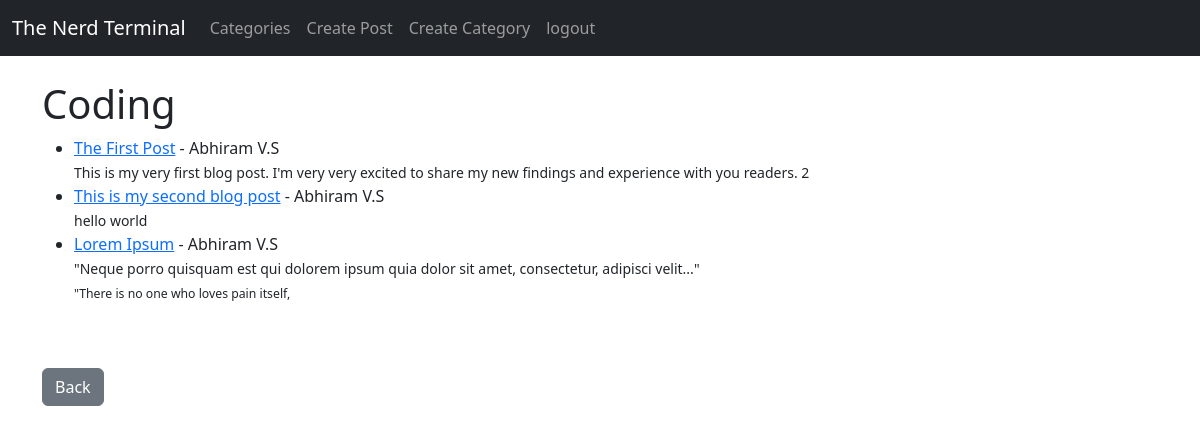
Page /category/coding/ (signed in) on the committed database.
### myblog/models.py (models this page shows, shortened)
class Post(models.Model):
    title = models.CharField(max_length=255)
    title_tag = models.CharField(max_length=255)
    author = models.ForeignKey(User, on_delete=models.CASCADE)
    body = models.TextField()
    post_date = models.DateField(auto_now_add=True)
    category = models.CharField(max_length=100, default='coding')
    likes = models.ManyToManyField(User, related_name='blog_post')

### myblog/views.py (the view)
# urls.py: path('category/<str:cats>/', CategoryView, name="category"),
def CategoryView(request, cats):
    category_posts = Post.objects.filter(category=cats.replace('-', ' '))
    return render(request, 'categories.html', {'cats': cats.replace('-', ' ').title(), 'category_posts':category_posts})

### myblog/templates/categories.html (shortened to what this page needs)
{% extends 'base.html' %}
{% block content %}
    {% if category_posts %}
        <h1>{{ cats }}</h1>
        <ul>
        {% for post in category_posts %}
            <li>
                <a href="{% url 'article-view' post.pk %}">{{ post.title }}</a> - {{ post.author.first_name }} {{ post.author.last_name }}
                <small>
                    <br>
                    {{ post.body|slice:":150"|safe }}
                </small>
            </li>
        {% endfor %}
        </ul>
        <br><br>
        <a href="{% url 'category-list' %}" class="btn btn-secondary">Back</a>
    {% else %}
        404 page not found.
    {% endif %}
{% endblock %}

### rows in the picture
Post: title "The First Post", author.first_name "Abhiram", author.last_name "V.S", body "This is my very first blog post. I'm very very excited to share my new findings and experience with you readers. 2"
Post: title "This is my second blog post", author.first_name "Abhiram", author.last_name "V.S", body "hello world"
Post: title "Lorem Ipsum", author.first_name "Abhiram", author.last_name "V.S", body "\"Neque porro quisquam est qui dolorem ipsum quia dolor sit amet, consectetur, adipisci velit...\" \"There is no one who loves pain itself,"

### other values in the picture
{{ cats }} "Coding"
